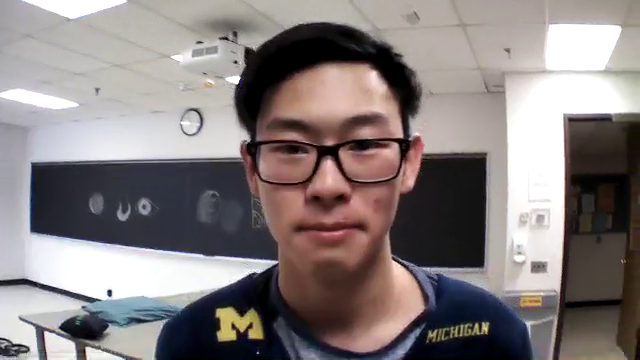
//> input picture training_pics/jason1.png, 640 x 360 px
$ ./cropFaces training_pics/jason1.png training_pics/jason10.png   (built with g++ and OpenCV 4)
//> lines starting //> are read from the running program, lines starting //| are printed output that depends on the picture
//> further down, frame is the input picture: 360 rows x 640 cols, CV_8UC3; mean B, G, R 126, 126.3, 134.6
#include <opencv2/opencv.hpp>
#include <iostream>
#include <vector>
#include <cstdio>
#include <cstring>

using namespace std;
using namespace cv;

 /** Global variables */
String directory = "/Users/Max/Desktop/GitHub/MHacksV/data/";
String face_cascade_name = "haarcascade_frontalface_alt.xml";
String eyes_cascade_name = "haarcascade_eye_tree_eyeglasses.xml";
CascadeClassifier face_cascade;
CascadeClassifier eyes_cascade;
string window_name = "Capture - Face detection";
string filename = "";
RNG rng(12345);
bool force = false;

bool rectContainsPoint(const Rect& rect, const Point& point) {

    if(point.x < (rect.x + rect.width * 0.5) && point.x > (rect.x - rect.width * 0.5) &&
       point.y < (rect.y + rect.height * 0.5) && point.y > (rect.y - rect.height * 0.5))
        return true;
    return false;
}


void detectAndDisplay(Mat frame) {
//void detectAndDisplay(const Mat& frame) {
  //  cout <<"D&D" << endl;
    vector<Rect> faces;
    Mat frame_gray = frame;
    Mat croppedImage;

    int dimensionX = 200; //200x200 image, so +/- 100 px from center
    int dimensionY = 200;

    cvtColor(frame, frame_gray, CV_BGR2GRAY);
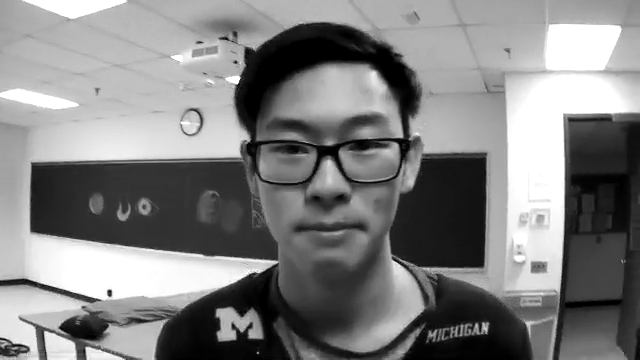
//> frame_gray: 360 rows x 640 cols, CV_8UC1; min 0, max 255, mean 128.7
    equalizeHist(frame_gray, frame_gray);
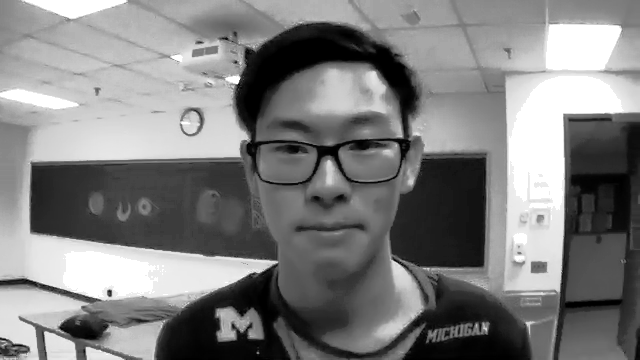
//> frame_gray: 360 rows x 640 cols, CV_8UC1; min 0, max 255, mean 126.6

    imshow("Preview", frame_gray);
    getchar();

    //Detect face
    face_cascade.detectMultiScale(frame_gray, faces, 2, 2, 0 | CV_HAAR_SCALE_IMAGE, Size(25,25));
//> faces = 1 Rect (x, y, width, height): [253, 85, 160, 160]
    for(int i = 0; i < faces.size(); i++) {
        Point face_center(faces[i].x + faces[i].width * 0.5, faces[i].y + faces[i].height * 0.5);
        //cv::ellipse(frame, face_center, Size(faces[i].width * 0.5, faces[i].height * 0.5), 0, 0, 360, Scalar(255, 0, 255), 4, 8, 0);

        cout << "Looking at face " << i << endl;

        //Crop image
        Rect faceRekt;
        faceRekt.x = face_center.x - dimensionX / 2;
        faceRekt.y = face_center.y - dimensionY / 2;
        faceRekt.width = dimensionX;
        faceRekt.height = dimensionY;

        if(face_center.x - dimensionX / 2 < 0)
            faceRekt.x = 0;
        if(face_center.y - dimensionY / 2 < 0)
            faceRekt.y = 0;
        if(faceRekt.x + dimensionX > frame.cols)
            faceRekt.x = frame.cols - dimensionX;
        if(faceRekt.y + dimensionY > frame.rows)
            faceRekt.y = frame.rows - dimensionY;

        Mat croppedImage;

        croppedImage = frame(faceRekt).clone();

        imshow("Preview", croppedImage);
        getchar();

        //Find eyes in each face to ensure that it's actually a face (and not a soap dispenser -_-)
        Mat faceROI = frame_gray(faces[i]);
        vector<Rect> eyes;

        eyes_cascade.detectMultiScale(faceROI, eyes, 1.5, 2, 0 | CV_HAAR_SCALE_IMAGE, Size(2, 2));
        for(int j = 0; j < eyes.size(); j++) {
            Point eye_center(faces[i].x + eyes[j].x + eyes[j].width * 0.5,
                         faces[i].y + eyes[j].y + eyes[j].height * 0.5);

            int radius = cvRound((eyes[j].width + eyes[j].height) * 0.25);
            //circle(frame, eye_center, radius, Scalar(255, 0, 0), 4, 8, 0);

            //ROI IS (PROBABLY) AN ACTUAL FACE!!!!!!!!!!!!!!!
            if(rectContainsPoint(faceRekt, eye_center)) {
                filename = filename.substr(0, filename.size() - 4); //remove .png
                filename += "_cropped.png";
                imwrite(filename.c_str(), croppedImage);
                cout << "Made image " + filename << endl;
            }
        }
        if(eyes.size() == 0 && force) {
            filename = filename.substr(0, filename.size() - 4); //remove .png
            filename += "_cropped.png";
            imwrite(filename.c_str(), croppedImage);
            cout << "Made image " + filename << endl;
        }
    }
//> this loop made 1 pass
//> face_center on pass 1: Point(333, 165)
//| Looking at face 0
//> pass 1, in detectAndDisplay, `croppedImage = frame(faceRekt).clone();`:
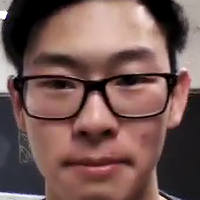
//> croppedImage: 200 rows x 200 cols, CV_8UC3; mean B, G, R 84.1, 88.1, 117.1
//> pass 1, in detectAndDisplay, `Mat faceROI = frame_gray(faces[i]);`:
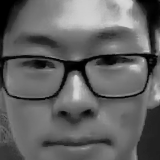
//> faceROI: 160 rows x 160 cols, CV_8UC1; min 0, max 216, mean 99.3
//> after the loop, filename = "training_pics/jason1.png"
}


int main(int argc, char** argv) {
    filename = argv[1];

    if(argc == 3)
        if(!strcmp("yes", argv[2]))
            force = true;

    Mat frame;

    //Load cascades (using both face and eyes)
    if(!face_cascade.load(directory + face_cascade_name))
        cout << "Error loading face cascade" << endl;
    if(!eyes_cascade.load(directory + eyes_cascade_name))
        cout << "Error loading eyes cascade" << endl;


    //Open image and apply classifiers
    try {
        frame = imread(filename, -1);
        if(!frame.empty())
            detectAndDisplay(frame);
        else
            cout << "Frame empty!!" << endl;
    } catch (Exception e) {
        cout << "defectAndDisplay() crash" << endl;
    }

    return 0;
}

$ run again, on training_pics/jason11.png
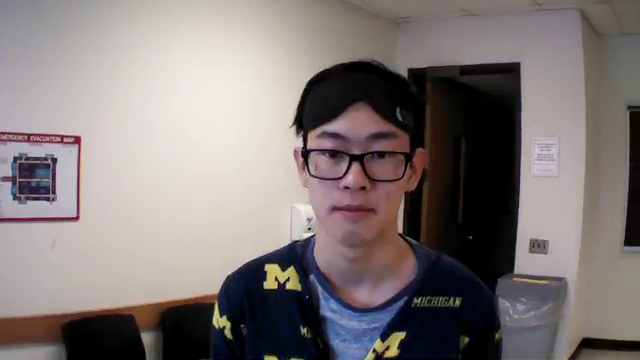
//> input picture training_pics/jason11.png, 640 x 360 px
//> frame is the input picture: 360 rows x 640 cols, CV_8UC3; mean B, G, R 119.6, 120.2, 128.3
//> in detectAndDisplay, `cvtColor(frame, frame_gray, CV_BGR2GRAY);`:
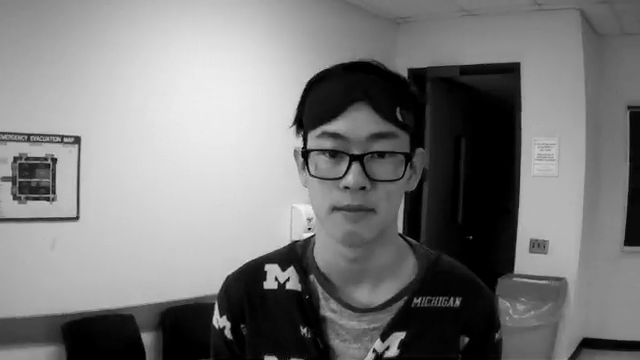
//> frame_gray: 360 rows x 640 cols, CV_8UC1; min 0, max 241, mean 122.6
//> faces = 1 Rect (x, y, width, height): [515, 120, 80, 80]
//> the loop in detectAndDisplay, `for(int i = 0; i < faces.size(); i++)` made 1 pass
//> face_center on pass 1: Point(555, 160)
//> (printed output is left out)
//> pass 1, in detectAndDisplay, `Mat faceROI = frame_gray(faces[i]);`:
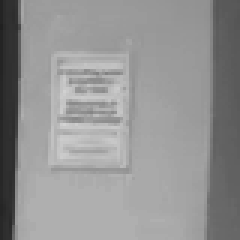
//> faceROI: 80 rows x 80 cols, CV_8UC1 (shown 3 times larger); min 32, max 211, mean 147.6
//> after the loop in detectAndDisplay, `for(int i = 0; i < faces.size(); i++)`: filename = "training_pics/jason11.png"

$ run again, on training_pics/jason13.png
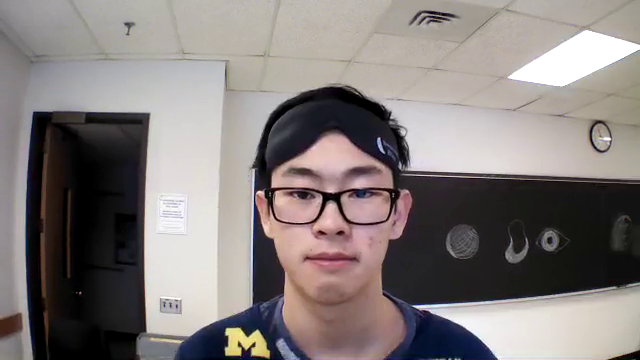
//> input picture training_pics/jason13.png, 640 x 360 px
//> frame is the input picture: 360 rows x 640 cols, CV_8UC3; mean B, G, R 123.7, 125, 132.4
//> in detectAndDisplay, `equalizeHist(frame_gray, frame_gray);`:
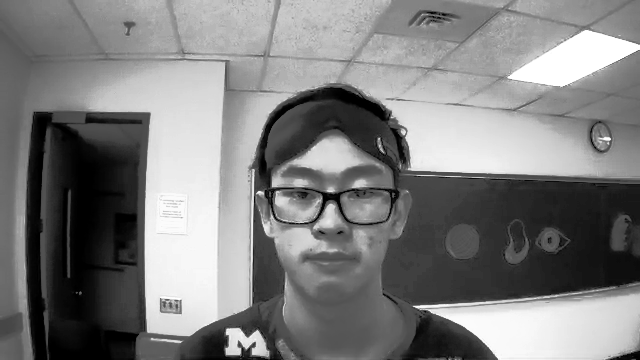
//> frame_gray: 360 rows x 640 cols, CV_8UC1; min 0, max 255, mean 126.2
//> faces = 1 Rect (x, y, width, height): [254, 133, 160, 160]
//> the loop in detectAndDisplay, `for(int i = 0; i < faces.size(); i++)` made 1 pass
//> face_center on pass 1: Point(334, 213)
//> (printed output is left out)
//> pass 1, in detectAndDisplay, `Mat faceROI = frame_gray(faces[i]);`:
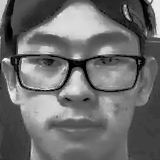
//> faceROI: 160 rows x 160 cols, CV_8UC1; min 0, max 249, mean 109.1
//> after the loop in detectAndDisplay, `for(int i = 0; i < faces.size(); i++)`: filename = "training_pics/jason13.png"
